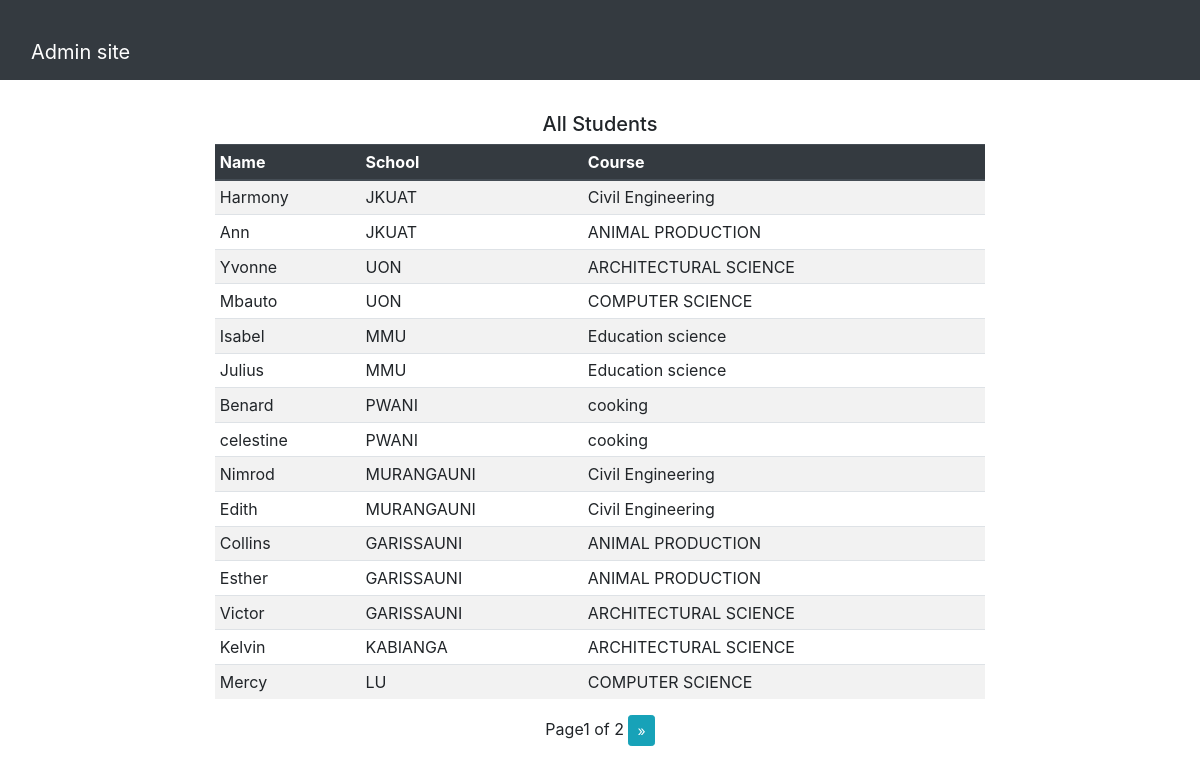
/portaladmin/students/ (signed in), run on an earlier commit of the app's database.
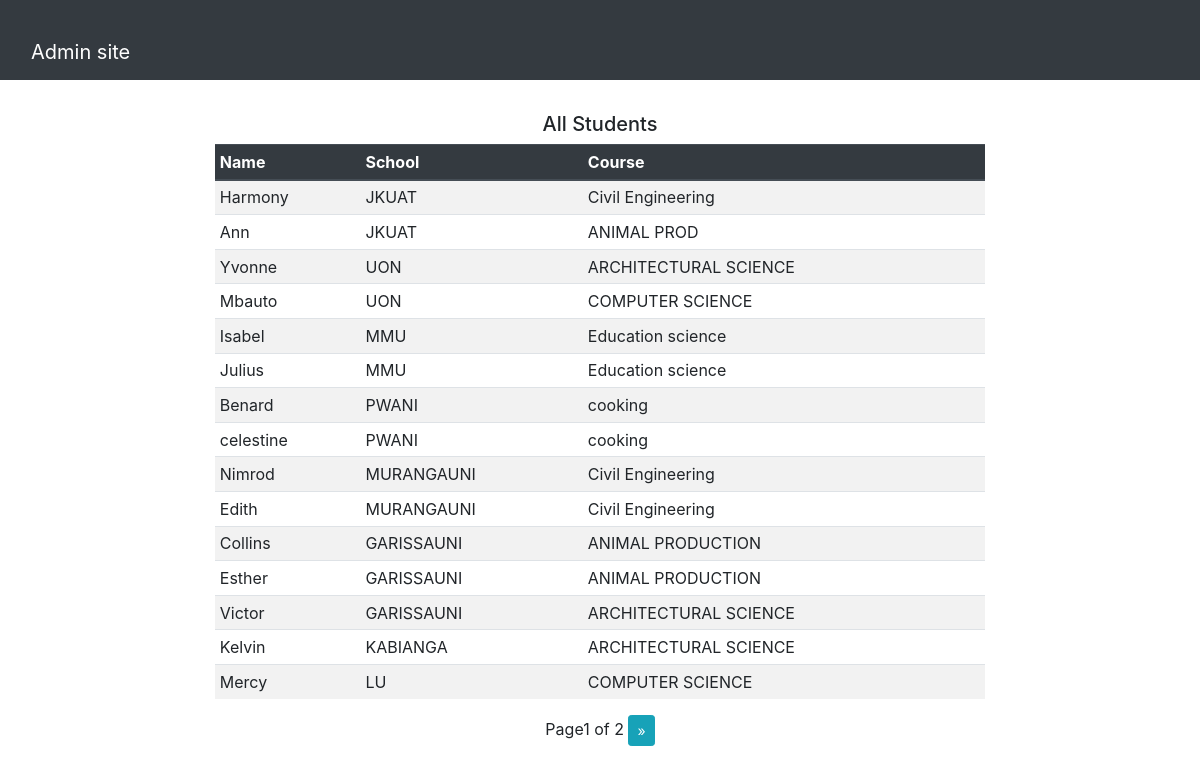
And on a later commit of the database.
### openings/models.py (models this page shows, shortened)
class Student(models.Model):
    user = models.OneToOneField(User, on_delete=models.CASCADE)
    school = models.ForeignKey(School, on_delete=models.CASCADE, null=True)
    course = models.CharField(max_length=100, null=True )
    transcript = models.FileField(upload_to=file_path,null=True)

class User(AbstractUser):
    is_student = models.BooleanField(default=False)
    is_company = models.BooleanField(default=False)
    is_school = models.BooleanField(default=False)
    first_name = models.CharField(max_length=100)
    last_name = models.CharField(max_length=100)
    official_name = models.CharField(max_length=100, null=True, default="school")
    email = models.CharField(max_length=100, null=True)

class School(models.Model):
    user = models.OneToOneField(User, on_delete=models.CASCADE)
    reg_no = models.CharField(max_length=100, null=True, unique=True)
    def __str__(self):
        return self.user.username

### openings/views.py (the view)
# urls.py: path('portaladmin/students/',  admin_students, name="admin_students"),
@login_required
def admin_students(request):
    if request.user.is_staff:
        student_list = Student.objects.all().order_by('-id')
        page = request.GET.get('page', 1)
        paginator = Paginator(student_list, 15)
        try:
            students = paginator.page(page)
        except PageNotAnInteger:
            students = paginator.page(1)
        except EmptyPage:
            students = paginator.page(paginator.num_pages)
        context = {
            'students':students,
        }
    return render(request, 'admin-students.html', context)

### templates/admin-students.html (shortened to what this page needs)
{% extends 'base.html' %}
{% block content %}
<nav class="navbar navbar-dark bg-dark ">
    <div class="container-fluid mt-4">
      <a class="navbar-brand" href="{% url 'portaladmin' %}">Admin site</a>
    </div>
  </nav>
    <div class="container-fluid mt-4">
        <div class="row ">
            <div class="col-md-2"></div>
            <div class="col-md-8">
                <div class="table-responsive">
                    <h5 class="text-center mt-2 mb-2">All Students</h5>
                    <table class="table table-sm table-striped table-hover">
                      <thead class=" thead-dark">
                        <tr>
                          <th scope="col">Name</th>
                          <th scope="col">School</th>
                          <th scope="col">Course</th>
                        </tr>
                      </thead>
                      <tbody>
                        {% for student in students %}
                          <tr>
                              <td>{{student.user.username}}</td>
                              <td>{{student.school}}</td>
                              <td>{{student.course}}</td>
                              </tr>
                        {% endfor %}
                      </tbody>
                      </table>
                    </div>
                        <div class="pagination align-items-center justify-content-center">
                          <span class="step-links">
                              <span class="current">
                                   Page{{ students.number }} of {{ students.paginator.num_pages }}
                              </span>
                              {% if students.has_next %}
                                  <a class="btn btn-info btn-sm" href="?page={{ students.next_page_number }}">&raquo;</a>
                              {% endif %}
                          </span>
                      </div>
            </div>
            <div class="col-md-2"></div>
        </div>
    </div>
{% endblock %}

What changed in the data, as far as the page shows it:
changed Student "Ann": course "ANIMAL PRODUCTION" → "ANIMAL PROD"
